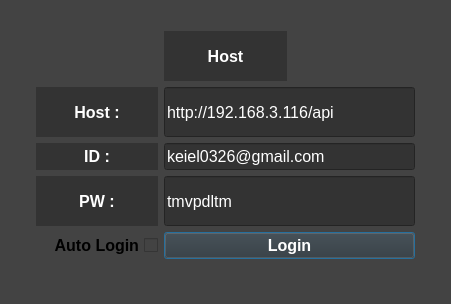
<?xml version="1.0" encoding="UTF-8"?>
<ui version="4.0">
 <class>Dialog</class>
 <widget class="QDialog" name="Dialog">
  <property name="geometry">
   <rect>
    <x>0</x>
    <y>0</y>
    <width>451</width>
    <height>304</height>
   </rect>
  </property>
  <property name="windowTitle">
   <string>Dialog</string>
  </property>
  <property name="styleSheet">
   <string notr="true">background-color: rgb(67, 67, 67);</string>
  </property>
  <widget class="QWidget" name="gridLayoutWidget">
   <property name="geometry">
    <rect>
     <x>0</x>
     <y>0</y>
     <width>451</width>
     <height>291</height>
    </rect>
   </property>
   <layout class="QGridLayout" name="gridLayout">
    <item row="4" column="5">
     <widget class="QLabel" name="Sin_File_Path_8">
      <property name="maximumSize">
       <size>
        <width>30</width>
        <height>25</height>
       </size>
      </property>
      <property name="styleSheet">
       <string notr="true"/>
      </property>
      <property name="text">
       <string/>
      </property>
     </widget>
    </item>
    <item row="3" column="1">
     <widget class="QLabel" name="Name">
      <property name="maximumSize">
       <size>
        <width>16777215</width>
        <height>50</height>
       </size>
      </property>
      <property name="font">
       <font>
        <pointsize>12</pointsize>
        <weight>75</weight>
        <bold>true</bold>
       </font>
      </property>
      <property name="styleSheet">
       <string notr="true">background-color: rgb(51, 51, 51);
color: white;</string>
      </property>
      <property name="text">
       <string>Host :</string>
      </property>
      <property name="alignment">
       <set>Qt::AlignCenter</set>
      </property>
     </widget>
    </item>
    <item row="4" column="0">
     <widget class="QLabel" name="Sin_File_Path_7">
      <property name="maximumSize">
       <size>
        <width>30</width>
        <height>25</height>
       </size>
      </property>
      <property name="styleSheet">
       <string notr="true"/>
      </property>
      <property name="text">
       <string/>
      </property>
     </widget>
    </item>
    <item row="2" column="3">
     <widget class="QLabel" name="Name_2">
      <property name="maximumSize">
       <size>
        <width>300</width>
        <height>50</height>
       </size>
      </property>
      <property name="font">
       <font>
        <pointsize>12</pointsize>
        <weight>75</weight>
        <bold>true</bold>
       </font>
      </property>
      <property name="styleSheet">
       <string notr="true">background-color: rgb(51, 51, 51);
color: white;</string>
      </property>
      <property name="text">
       <string>Host</string>
      </property>
      <property name="alignment">
       <set>Qt::AlignCenter</set>
      </property>
     </widget>
    </item>
    <item row="6" column="1">
     <widget class="QCheckBox" name="Auto_Login_Check">
      <property name="maximumSize">
       <size>
        <width>16777215</width>
        <height>16777215</height>
       </size>
      </property>
      <property name="font">
       <font>
        <pointsize>12</pointsize>
        <weight>75</weight>
        <bold>true</bold>
       </font>
      </property>
      <property name="layoutDirection">
       <enum>Qt::RightToLeft</enum>
      </property>
      <property name="text">
       <string>Auto Login</string>
      </property>
     </widget>
    </item>
    <item row="1" column="3">
     <widget class="QLabel" name="Sin_File_Path_9">
      <property name="maximumSize">
       <size>
        <width>300</width>
        <height>25</height>
       </size>
      </property>
      <property name="styleSheet">
       <string notr="true"/>
      </property>
      <property name="text">
       <string/>
      </property>
     </widget>
    </item>
    <item row="3" column="3" colspan="2">
     <widget class="QLineEdit" name="Host_Box">
      <property name="maximumSize">
       <size>
        <width>300</width>
        <height>50</height>
       </size>
      </property>
      <property name="font">
       <font>
        <pointsize>12</pointsize>
        <weight>50</weight>
        <bold>false</bold>
       </font>
      </property>
      <property name="styleSheet">
       <string notr="true">background-color: rgb(51, 51, 51);
color: white;</string>
      </property>
      <property name="text">
       <string>http://192.168.3.116/api</string>
      </property>
     </widget>
    </item>
    <item row="4" column="3" colspan="2">
     <widget class="QLineEdit" name="ID_Box">
      <property name="maximumSize">
       <size>
        <width>300</width>
        <height>50</height>
       </size>
      </property>
      <property name="font">
       <font>
        <pointsize>12</pointsize>
        <weight>50</weight>
        <bold>false</bold>
       </font>
      </property>
      <property name="styleSheet">
       <string notr="true">background-color: rgb(51, 51, 51);
color: white;</string>
      </property>
      <property name="text">
       <string>keiel0326@gmail.com</string>
      </property>
     </widget>
    </item>
    <item row="5" column="1">
     <widget class="QLabel" name="PW">
      <property name="maximumSize">
       <size>
        <width>16777215</width>
        <height>50</height>
       </size>
      </property>
      <property name="font">
       <font>
        <pointsize>12</pointsize>
        <weight>75</weight>
        <bold>true</bold>
       </font>
      </property>
      <property name="styleSheet">
       <string notr="true">background-color: rgb(51, 51, 51);
color: white;</string>
      </property>
      <property name="text">
       <string>PW :</string>
      </property>
      <property name="alignment">
       <set>Qt::AlignCenter</set>
      </property>
     </widget>
    </item>
    <item row="4" column="1">
     <widget class="QLabel" name="ID">
      <property name="maximumSize">
       <size>
        <width>16777215</width>
        <height>50</height>
       </size>
      </property>
      <property name="font">
       <font>
        <pointsize>12</pointsize>
        <weight>75</weight>
        <bold>true</bold>
       </font>
      </property>
      <property name="styleSheet">
       <string notr="true">background-color: rgb(51, 51, 51);
color: white;</string>
      </property>
      <property name="text">
       <string>ID :</string>
      </property>
      <property name="alignment">
       <set>Qt::AlignCenter</set>
      </property>
     </widget>
    </item>
    <item row="5" column="3" colspan="2">
     <widget class="QLineEdit" name="PW_Box">
      <property name="maximumSize">
       <size>
        <width>300</width>
        <height>50</height>
       </size>
      </property>
      <property name="font">
       <font>
        <pointsize>12</pointsize>
        <weight>50</weight>
        <bold>false</bold>
       </font>
      </property>
      <property name="styleSheet">
       <string notr="true">background-color: rgb(51, 51, 51);
color: white;</string>
      </property>
      <property name="text">
       <string>tmvpdltm</string>
      </property>
     </widget>
    </item>
    <item row="6" column="3" colspan="2">
     <widget class="QPushButton" name="Login_Button">
      <property name="maximumSize">
       <size>
        <width>300</width>
        <height>100</height>
       </size>
      </property>
      <property name="font">
       <font>
        <pointsize>12</pointsize>
        <weight>75</weight>
        <bold>true</bold>
       </font>
      </property>
      <property name="layoutDirection">
       <enum>Qt::LeftToRight</enum>
      </property>
      <property name="styleSheet">
       <string notr="true">background-color: rgb(51, 51, 51);
color: white;</string>
      </property>
      <property name="text">
       <string>Login</string>
      </property>
     </widget>
    </item>
    <item row="7" column="3">
     <widget class="QLabel" name="Sin_File_Path_10">
      <property name="maximumSize">
       <size>
        <width>300</width>
        <height>25</height>
       </size>
      </property>
      <property name="styleSheet">
       <string notr="true"/>
      </property>
      <property name="text">
       <string/>
      </property>
     </widget>
    </item>
   </layout>
  </widget>
 </widget>
 <resources/>
 <connections/>
</ui>
